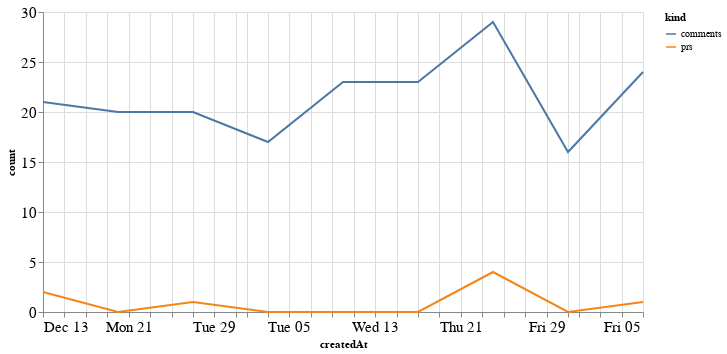

This figure's notebook cell:
### Code cell
alt.Chart(total_time, width=600).mark_line().encode(
    x='createdAt',
    y='count',
    color='kind'
)

### Figure 1 — Vega-Lite specification as saved in the notebook (floating-point values rounded to 4 significant figures)
{"config": {"axisLeft": {"labelFontSize": 15}, "axisBottom": {"labelFontSize": 15}}, "data": {"name": "data-d9e86ee1df87757e1999660680951a97"}, "mark": "line", "encoding": {"color": {"type": "nominal", "field": "kind"}, "x": {"type": "temporal", "field": "createdAt"}, "y": {"type": "quantitative", "field": "count"}}, "width": 600, "$schema": "https://vega.github.io/schema/vega-lite/v4.8.1.json", "datasets": {"data-d9e86ee1df87757e1999660680951a97": [{"createdAt": "2020-12-13T00:00:00", "kind": "prs", "count": 2}, {"createdAt": "2020-12-20T00:00:00", "kind": "prs", "count": 0}, {"createdAt": "2020-12-27T00:00:00", "kind": "prs", "count": 1}, {"createdAt": "2021-01-03T00:00:00", "kind": "prs", "count": 0}, {"createdAt": "2021-01-10T00:00:00", "kind": "prs", "count": 0}, {"createdAt": "2021-01-17T00:00:00", "kind": "prs", "count": 0}, {"createdAt": "2021-01-24T00:00:00", "kind": "prs", "count": 4}, {"createdAt": "2021-01-31T00:00:00", "kind": "prs", "count": 0}, {"createdAt": "2021-02-07T00:00:00", "kind": "prs", "count": 1}, {"createdAt": "2020-12-13T00:00:00", "kind": "comments", "count": 21}, {"createdAt": "2020-12-20T00:00:00", "kind": "comments", "count": 20}, {"createdAt": "2020-12-27T00:00:00", "kind": "comments", "count": 20}, {"createdAt": "2021-01-03T00:00:00", "kind": "comments", "count": 17}, {"createdAt": "2021-01-10T00:00:00", "kind": "comments", "count": 23}, {"createdAt": "2021-01-17T00:00:00", "kind": "comments", "count": 23}, {"createdAt": "2021-01-24T00:00:00", "kind": "comments", "count": 29}, {"createdAt": "2021-01-31T00:00:00", "kind": "comments", "count": 16}, {"createdAt": "2021-02-07T00:00:00", "kind": "comments", "count": 24}]}}
